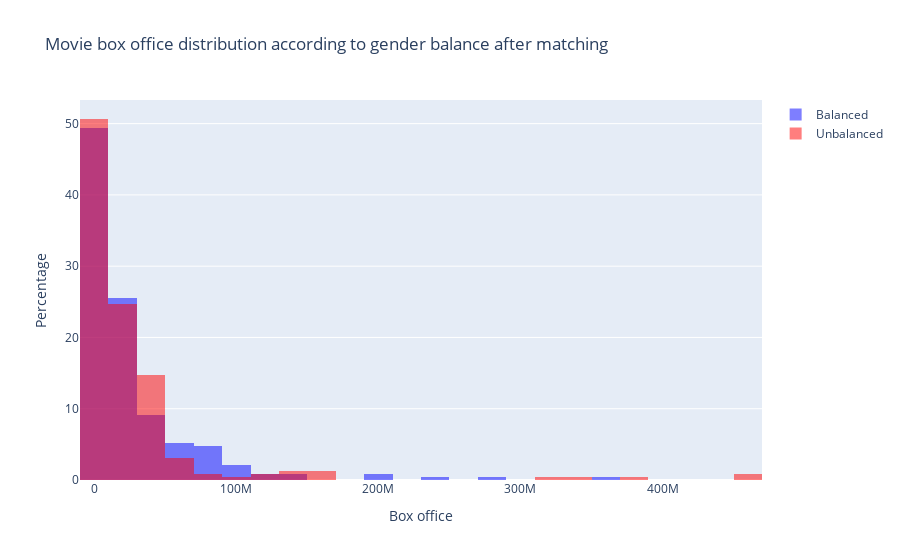

The code cell stored with this chart in its notebook:
### Code cell
#initialize figure
fig = go.Figure()
# plot the distribution of the box office for balanced and unbalanced movies
fig.add_trace(go.Histogram(x=treat['Movie_box_office_scaled_y'], histnorm='percent', name='Balanced', marker_color='blue', opacity=0.5))
fig.add_trace(go.Histogram(x=contr['Movie_box_office_scaled_y'], histnorm='percent', name='Unbalanced', marker_color='red', opacity=0.5))
#add title and labels
fig.update_layout(
    title='Movie box office distribution according to gender balance after matching',
    xaxis_title='Box office',
    yaxis_title='Percentage',
    barmode='overlay'
)

fig.show()
#store the html figure in plots
fig.write_html('.\plots\matching_movies.html')

### Figure 1 — Plotly figure (JSON) as saved in the notebook; plotly's stock layout.template omitted (floating-point values rounded to 4 significant figures; data arrays with more than 128 entries replaced by an {"elided": "..."} marker saying what was removed)
{"data": [{"histnorm": "percent", "marker": {"color": "blue"}, "name": "Balanced", "opacity": 0.5, "type": "histogram", "x": {"elided": "231 float values"}}, {"histnorm": "percent", "marker": {"color": "red"}, "name": "Unbalanced", "opacity": 0.5, "type": "histogram", "x": {"elided": "231 float values"}}], "layout": {"barmode": "overlay", "title": {"text": "Movie box office distribution according to gender balance after matching"}, "xaxis": {"title": {"text": "Box office"}}, "yaxis": {"title": {"text": "Percentage"}}}}
